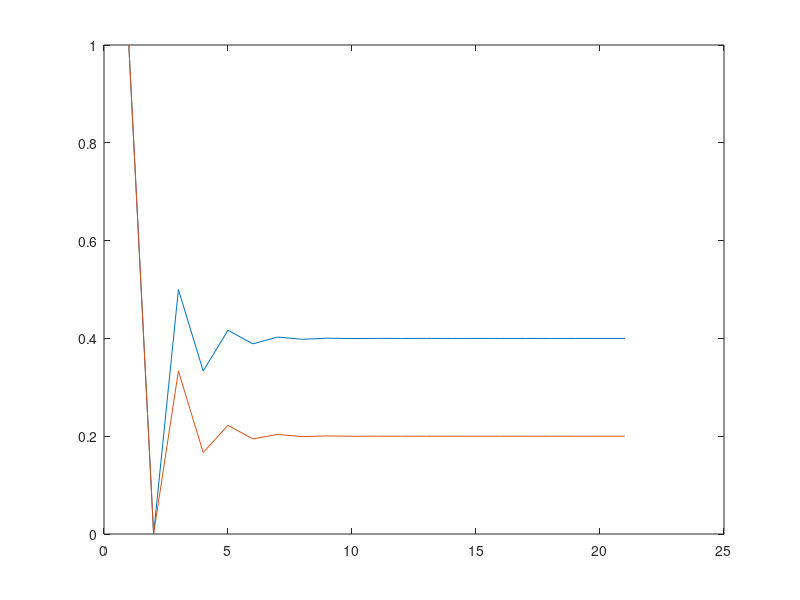

Recreate this plot in MATLAB.
A = [2 1;1 3];
b = [1;2];
n = size(A,1);
D = diag(diag(A));
L = tril(-A,-1);
U = triu(-A,1);

%Tj = inv(D)*(L+U);
%cj = inv(D)*b;
cj = [1/2;1/3];
Tj = [0 1/2;1/3 0];
k = 1;
x = ones(n,1);

while k <= 20
   x(:,k+1) = -Tj*x(:,k) + cj;
   k = k+1;
end
plot(x(1,1:21)');hold on
plot(x(2,1:21)');
